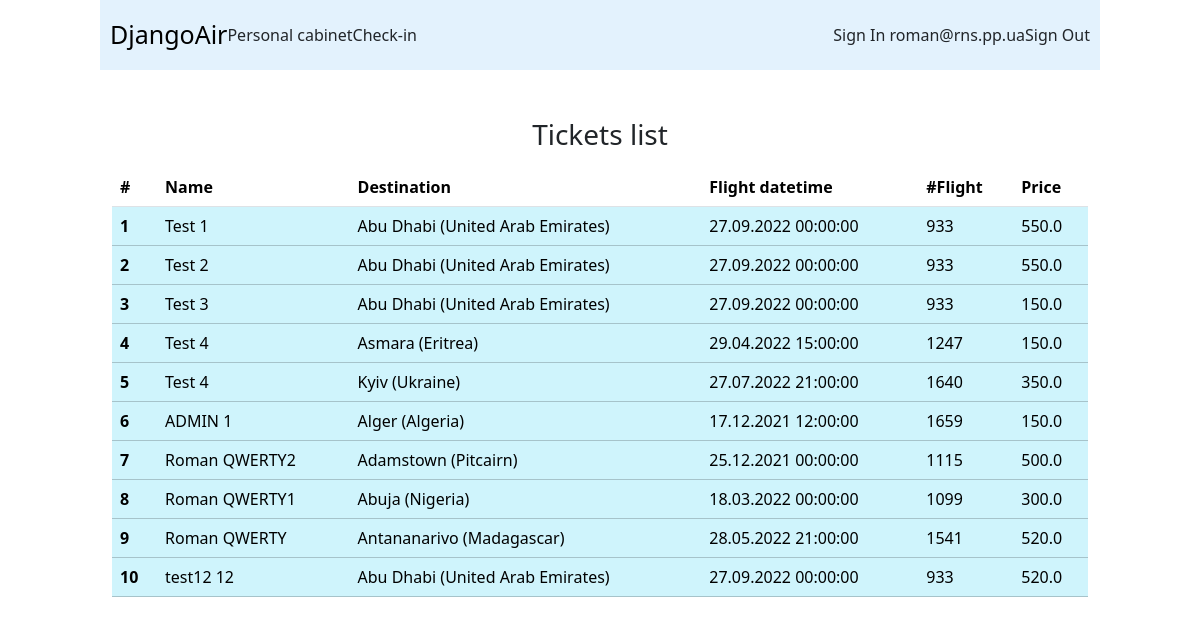
/cabinet/ (signed in), run on an earlier commit of the app's database.
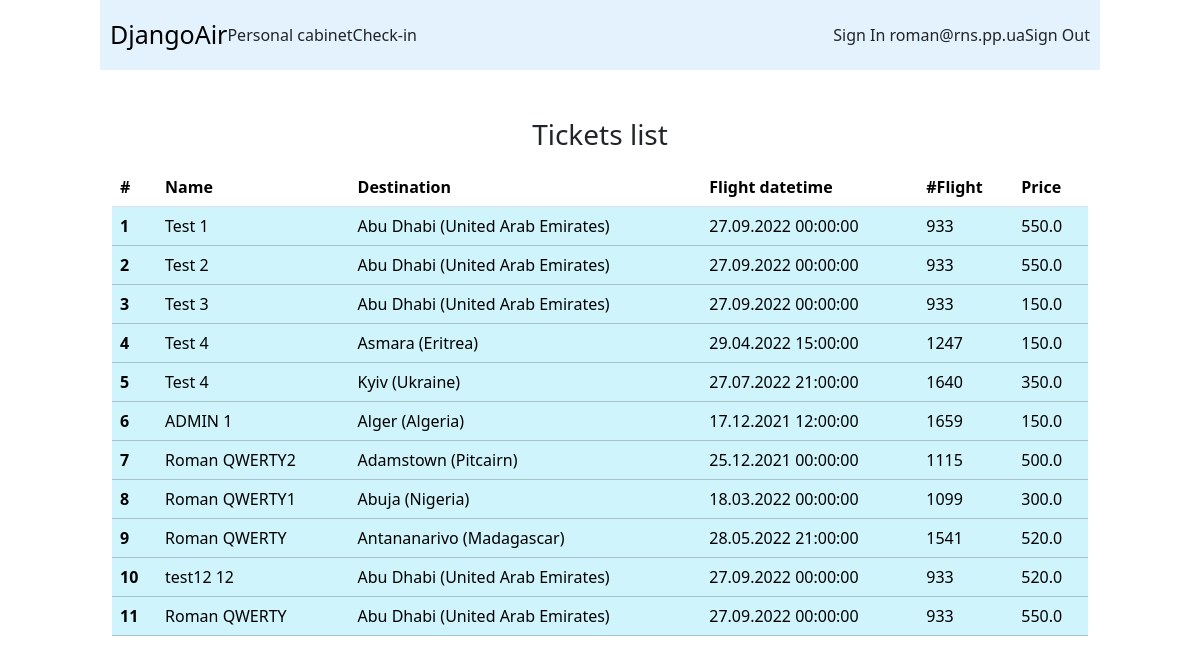
And on a later commit of the database.
### customer/models.py (models this page shows)
class Ticket(models.Model):
    class Meta():
        verbose_name = 'ticket'
        indexes = [
           models.Index(fields=['ticket_code']),
        ]
    user = models.ForeignKey(User, on_delete=models.PROTECT)
    first_name = models.CharField(max_length=256)
    last_name = models.CharField(max_length=256)
    datetime = models.DateTimeField()
    seat_class = models.ForeignKey(SeatClass, on_delete=models.PROTECT, db_column='seat_class')
    seat = models.ForeignKey(SeatNumber, on_delete=models.PROTECT)
    flight = models.ForeignKey(Flight, on_delete=models.PROTECT)
    gate = models.ForeignKey(Gate, on_delete=models.PROTECT)
    total_price = models.FloatField(default=0.00)
    lunch = models.BooleanField(default=False)
    luggage = models.BooleanField(default=False)
    gateway_passed = models.BooleanField(default=False)
    ticket_code = models.CharField(max_length=256, blank=False)
    create_datetime = models.DateTimeField(auto_now_add=True)

class Flight(models.Model):
    class Meta():
        verbose_name = 'flight'
    airplane = models.ForeignKey(Airplane, on_delete=models.PROTECT)
    destination = models.ForeignKey(City, on_delete=models.PROTECT)
    gate = models.ForeignKey(Gate, on_delete=models.PROTECT)
    datetime = models.DateTimeField()
    def __str__(self):
        return f'{self.id}'

class City(models.Model):
    class Meta():
        verbose_name = 'city'
        indexes = [
           models.Index(fields=['name']),
        ]
    name = models.CharField(max_length=256, blank=False)
    country = models.CharField(max_length=256, blank=False)
    def __str__(self):
        return f'{self.name} ({self.country})'

### customer/views.py (the view)
# urls.py: path('cabinet/', cabinet, name='cabinet'),
@login_required(login_url='/signin/')
def cabinet(request):
    if request.method == 'GET':
        tickets = Ticket.objects.filter(user=request.user).order_by('create_datetime')
        if tickets:
            return render(request, 'cabinet.html', {'tickets':tickets})
        return render(request, 'cabinet.html', {})

### customer/templates/cabinet.html (shortened to what this page needs)
{% extends "base.html" %}
{% load static %}
{% block content %}
<section class="container my-5" style="width: 1000px; margin-left: auto; margin-right: auto;">
    <h1 class="h3 mb-3 font-weight-normal" style="text-align: center">Tickets list</h1>
    <table class="table">
      <thead>
        <tr>
          <th scope="col">#</th>
          <th scope="col">Name</th>
          <th scope="col">Destination</th>
          <th scope="col">Flight datetime</th>
          <th scope="col">#Flight</th>
          <th scope="col">Price</th>
        </tr>
      </thead>
      <tbody>
        {% for i in tickets %}
              <tr {% if i.gateway_passed %}class="table-info text-muted"{% else %}class="table-info"{% endif %}>
              <th scope="row">{{forloop.counter}}</th>
              <td>{{i.first_name}} {{i.last_name}}</td>
              <td>{{i.flight.destination}}</td>
              <td>{{i.datetime | date:'d.m.Y H:i:s'}}</td>
              <td>{{i.flight}}</td>
              <td>{{i.total_price}}</td>
            </tr>
        {% endfor %}
      </tbody>
    </table>
</section>
{% endblock %}

### customer/templates/base.html (shortened to what this page needs)
{% load static %}
{% load bootstrap5 %}
{% bootstrap_css %}
<!DOCTYPE html>
<html>
    <head>
    <link rel="stylesheet" href="https://cdn.jsdelivr.net/npm/bootstrap-icons@1.5.0/font/bootstrap-icons.css">
    </head>
	<body>
            <header>
                    <div class="left">
                        <a class="nav-link" href="{% url 'first_step' %}">DjangoAir</a>
                        {% if request.user.is_authenticated %}
                        <a class="nav-link active" href="{% url 'cabinet' %}">Personal cabinet</a>
                        <a class="nav-link active" href="{% url 'checkin' %}">Check-in</a>
                        {% endif %}
                    </div>
                    <div class="right">
                        <a class="nav-link" href="{% url 'signin' %}" >Sign In {% if request.user.is_authenticated %} {{ request.user }} {% endif %}</a>
                        <a class="nav-link" href="{% url 'signout' %}" >Sign Out</a>
                    </div>
            </header>
    {% block content %}{% endblock %}
    </body>
</html>

### customer/templates/base.html (style rules this page uses)
body { min-width: 1000px; padding: 0px 0px; }
header { display: flex; width: 1000px; height: 70px; margin: 0px auto; background-color: #e3f2fd; }
.right { width: 50%; display: flex; justify-content: flex-end; align-items: center; padding: 10px; }
.left { width: 50%; display: flex; justify-content: flex-start; align-items: center; padding: 10px; }
.left a:nth-child(1) { font-size: 25px; color: black; }

What changed in the data, as far as the page shows it:
added Ticket: first_name "Roman", last_name "QWERTY", flight.destination "Abu Dhabi (United Arab Emirates)", datetime "27.09.2022 00:00:00", flight "933", total_price "550.0"
